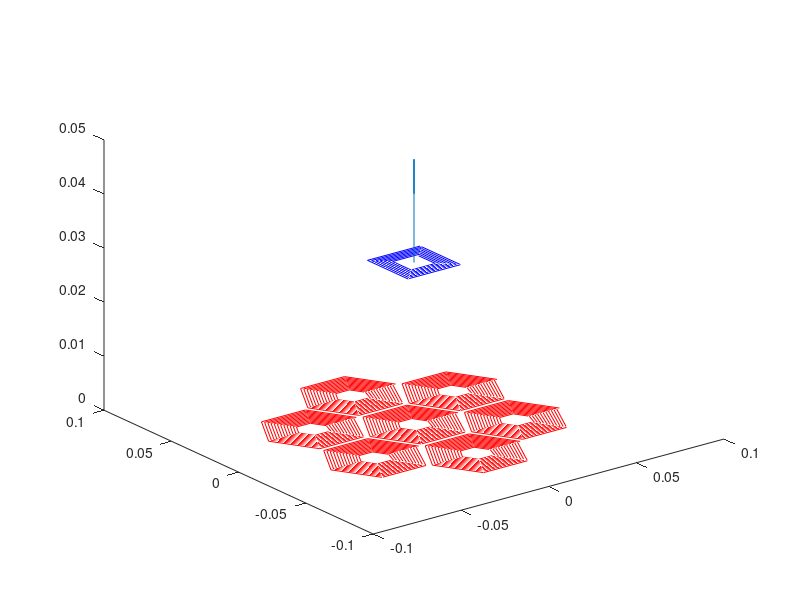

This chart was generated by the following MATLAB code: (Note: this script raises an error after producing the figure.)
clear
R = 25e-3;
w = 1e-3;
s = 0.35e-3;
Nt = 12;
%% transmiter coils
x0 = 0;
y0 = 0;
coil_t = zeros(7,3,Nt*6);
for k= 1:7
    r = R;
    for i= 1:Nt
       for j= 1:6
          theta = (j-1)*2*pi/6;
          coil_t(k,:,(i-1)*6+j) = [r*cos(theta)+x0; r*sin(theta)+y0;0];
       end
        r = r - 2*( w + s)*tan(pi/6);
    end
    plot3(squeeze(coil_t(k,1,:)),squeeze(coil_t(k,2,:)),squeeze(coil_t(k,3,:)),'r')
    hold on
    x0 = cos(k * 2 * pi / 6 + pi / 6) * (2 * R*cos(pi/6)+ 3e-3) ;
    y0 = sin(k * 2 * pi / 6 + pi / 6) * (2 * R*cos(pi/6)+ 3e-3) ;
end
%% reciver coil 
Nr_poly = 4;
Nr = 7;
R_rec = 15e-3*sqrt(2);
xr = 0;
yr = 0;
zr = 30e-3;
x_angle = 0;
y_angle = 0;
z_angle = 0;
coil_r = zeros(3,Nr*(Nr_poly+1));
r = R_rec;
for i=1:Nr
   for j=1:Nr_poly
       theta = (j-1)*2*pi/Nr_poly;
       coil_r(:,(i-1)*(Nr_poly+1)+j) = [r*cos(theta)+xr; r*sin(theta)+yr;zr];
   end
   coil_r(:,i*(Nr_poly+1)) = [r*cos(theta+2*pi/Nr_poly)+xr-(w+s)/sin(pi*(Nr_poly-2)/2/Nr_poly)/2; r*sin(theta+2*pi/Nr_poly)+yr-(w+s)/cos(pi*(Nr_poly-2)/2/Nr_poly)/2;zr];
   r = r - ( w + s)/(cos(pi/Nr_poly));
end
coil_r = [cos(pi/4) -sin(pi/4) 0 ; sin(pi/4) cos(pi/4) 0 ;0 0 1]*coil_r;
ds = [0;0;1]*R_rec;
reciever = plot3(coil_r(1,:),coil_r(2,:),coil_r(3,:),'b');
ds_plot = quiver3(xr,yr,zr,ds(1),ds(2),ds(3),'G');
axis equal
%% rotation
prompt = {'X(mm)','Y(mm)','Z(mm)','x_angel(d)','y_angel(d)','z_angel(d)'};
dlgtitle = 'Input';
dims = [1 35];
definput = {num2str(xr*1e3),num2str(yr*1e3),num2str(zr*1e3),num2str(x_angle*180/pi),num2str(y_angle*180/pi),num2str(z_angle*180/pi)};
answer = inputdlg(prompt,dlgtitle,dims,definput);
xr2 = str2num(answer{1})*1e-3;
yr2 = str2num(answer{2})*1e-3;
zr2 = str2num(answer{3})*1e-3;
coil_r = coil_r + [xr2-xr ;yr2-yr;zr2-zr];
xr = xr2;
yr = yr2;
zr = zr2;
clear xr2 yr2 zr2

r_z = [cos(z_angle) -sin(z_angle) 0 ; sin(z_angle) cos(z_angle) 0 ;0 0 1];
r_y = [cos(y_angle) 0 sin(y_angle)  ; 0 1 0 ; -sin(y_angle) 0 cos(y_angle)];
r_x = [1 0 0; 0 cos(x_angle) -sin(x_angle);0 sin(x_angle) cos(x_angle) ];
r = r_x*r_y*r_z;
coil_r = (r\(coil_r-[xr;yr;zr]))+[xr;yr;zr]; 
ds =  r \ ds;

x_angle = str2num(answer{4})*pi/180;
y_angle = str2num(answer{5})*pi/180;
z_angle = str2num(answer{6})*pi/180;
r_z = [cos(z_angle) -sin(z_angle) 0 ; sin(z_angle) cos(z_angle) 0 ;0 0 1];
r_y = [cos(y_angle) 0 sin(y_angle)  ; 0 1 0 ; -sin(y_angle) 0 cos(y_angle)];
r_x = [1 0 0; 0 cos(x_angle) -sin(x_angle);0 sin(x_angle) cos(x_angle) ];
coil_r = (r_x * r_y * r_z*(coil_r-[xr;yr;zr]))+[xr;yr;zr]; 

ds = r_x*r_y*r_z * ds;
reciever.XData = coil_r(1,:);
reciever.YData = coil_r(2,:);
reciever.ZData = coil_r(3,:);

ds_plot.UData = ds(1);
ds_plot.VData = ds(2);
ds_plot.WData = ds(3);
ds_plot.XData = xr;
ds_plot.YData = yr;
ds_plot.ZData = zr;